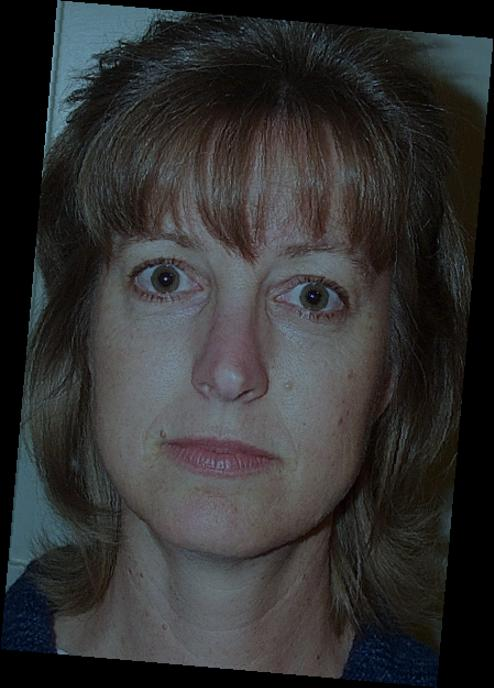
%> input picture report/im7_img.jpg, 494 x 688 px
$ octave --eval "result = eyeMap(imread('report/im7_img.jpg'));"   (GNU Octave 9; MATLAB toolbox functions it lacks are replaced by stand-ins)
%> lines starting %> are read from the running program, lines starting %| are printed output that depends on the picture
### normalize.m
function [ out ] = normalize(inp, top, bottom)
%NORMALIZE normalize input args
%   normalize(inp, top)
%   input  - the input value to normalize to [top..bottom]
%   top    - the wanted top value after normalization (default 1)
%   bottom - the wanted bottom value after normalization (default 0)
    % default values
    if nargin == 1
        top = 1;
        bottom = 0;
    elseif nargin == 2
        bottom = 0;
    end

    maxX = max(inp(:));
    minX = min(inp(:));

    % to [0..1]
    out = inp - minX;
    out = out / (maxX - minX);

    % to [bottom..top]
    out = bottom + out * (top - bottom);
end

### eyeMap.m
%Assuming that img is an image which has been converted to YCBCR-colors
function [eyeMap] = eyeMap(img)

    Y = im2double(img(:,:,1));
    Cb = im2double(img(:,:,2));
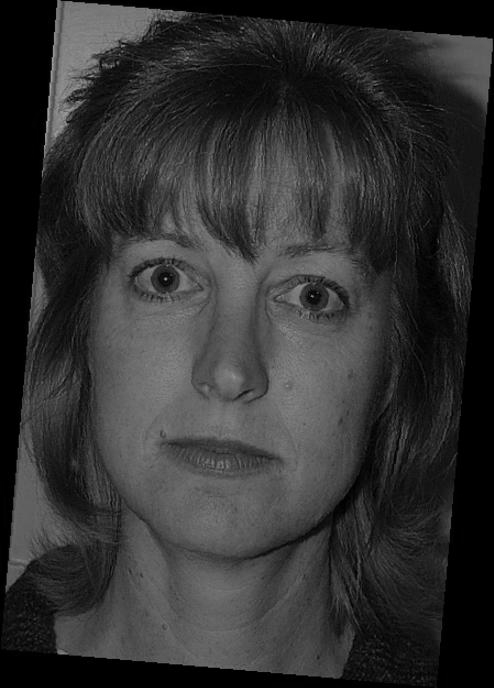
%> Cb: size 688x494 double; min 0, max 0.659, mean 0.194
    Cr = im2double(img(:,:,3));


    Cbsqr = normalize(Cb.^2, 255);
%> in normalize, `maxX = max(inp(:));`: maxX = 0.434
%> in normalize, `minX = min(inp(:));`: minX = 0
    CbNegsqr = normalize(255-(Cr.^2), 255);
%> call 2 of normalize, with top = 255
%> in normalize (call 2), `maxX = max(inp(:));`: maxX = 255
%> in normalize (call 2), `minX = min(inp(:));`: minX = 254.5
%> in normalize (call 2), `out = out / (maxX - minX);`:
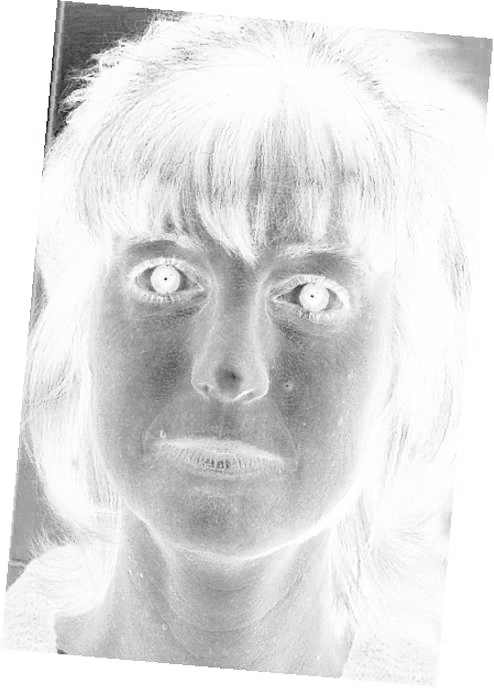
%> out: size 688x494 double; min 0, max 1, mean 0.876
    % CbNegsqr = 255*CbNegsqr/max(max(CbNegsqr));
    CbCr = normalize(Cb./Cr, 255);
%> call 3 of normalize, with top = 255
%> in normalize (call 3), `maxX = max(inp(:));`: maxX = Inf
%> in normalize (call 3), `minX = min(inp(:));`: minX = 0
%> in normalize (call 3), `out = inp - minX;`:
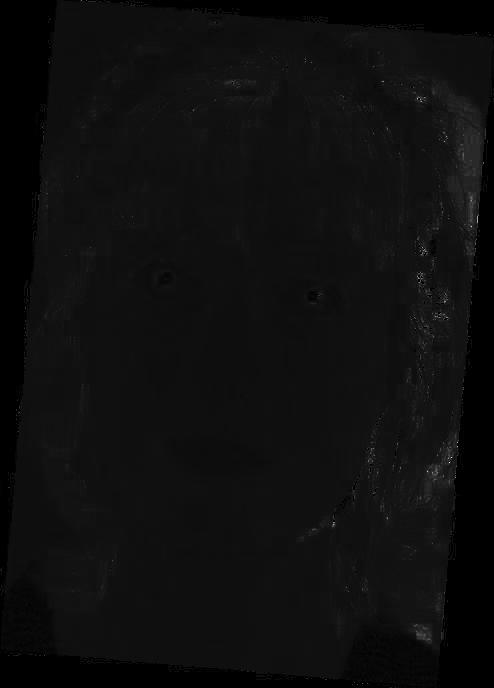
%> out: size 688x494 double; 14.22% of the values are NaN or infinite; the others: min 0, max 16, mean 1.07; drawn with min black, max white, NaN and infinite black
%> in normalize (call 3), `out = out / (maxX - minX);`: out: size 688x494 double; 14.22% of the values are NaN or infinite; the others: min 0, max 0, mean 0
    % CbCr = 255*CbCr/max(max(CbCr));

    %According to formula 1 in "Face Detection in Color Images"
    eyeMapC =  (1/3) * (Cbsqr+CbNegsqr +CbCr);
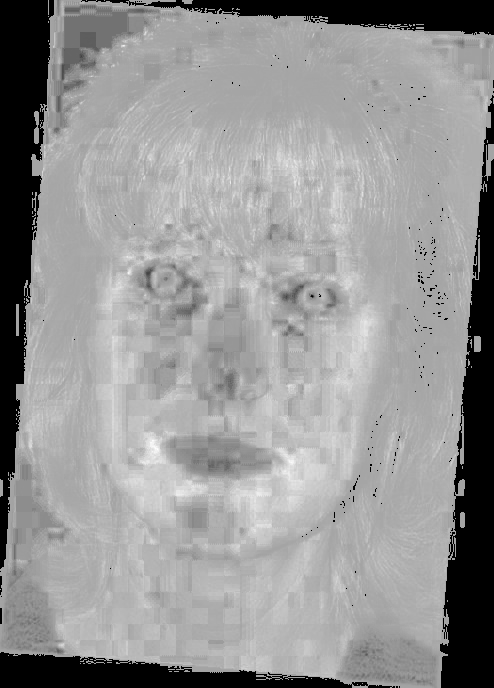
%> eyeMapC: size 688x494 double; 14.22% of the values are NaN or infinite; the others: min 66.35, max 95.26, mean 86.08; drawn with min black, max white, NaN and infinite black

    %Requires Image Processing Toolbox.
    %Creates a Morphological structuring element, namely a disk which
    %we can use for erision/dilation. 4 is the radius.diskSize = 10;
    diskSize = 8;
    kernel = strel('disk', diskSize);
    NOMINATOR = imdilate(Y, kernel);
    DENOMINATOR = imerode(Y, kernel);
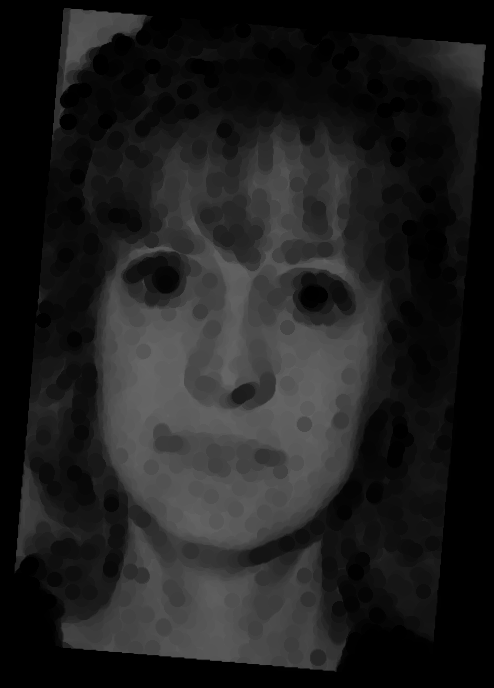
%> DENOMINATOR: size 688x494 double; min 0, max 0.404, mean 0.123
    eyeMapL = NOMINATOR./(DENOMINATOR+1);
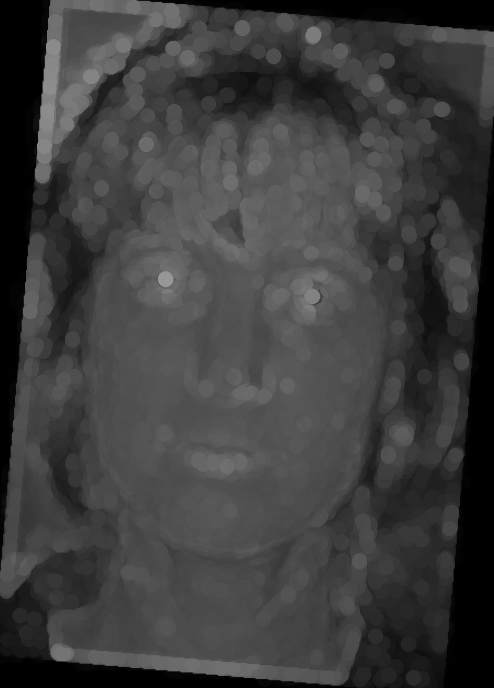
%> eyeMapL: size 688x494 double; min 0, max 0.595, mean 0.241

    %Return value
    eyeMap = eyeMapL.*eyeMapC;
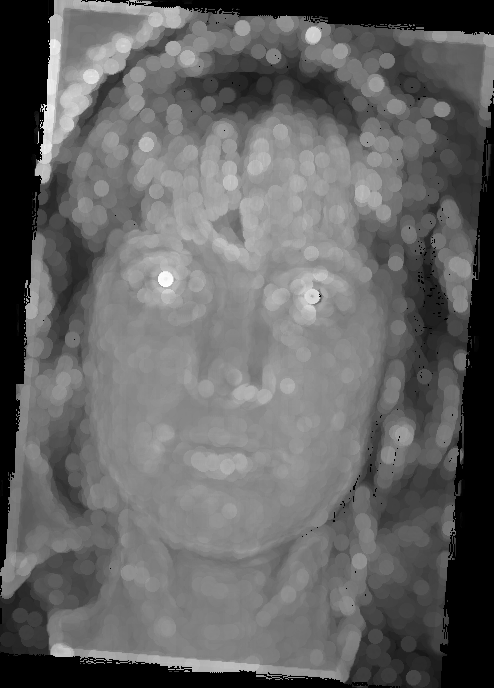
%> eyeMap: size 688x494 double; 14.22% of the values are NaN or infinite; the others: min 0, max 51.06, mean 23.56; drawn with min black, max white, NaN and infinite black

end

$ run again, on report/im9_img.jpg
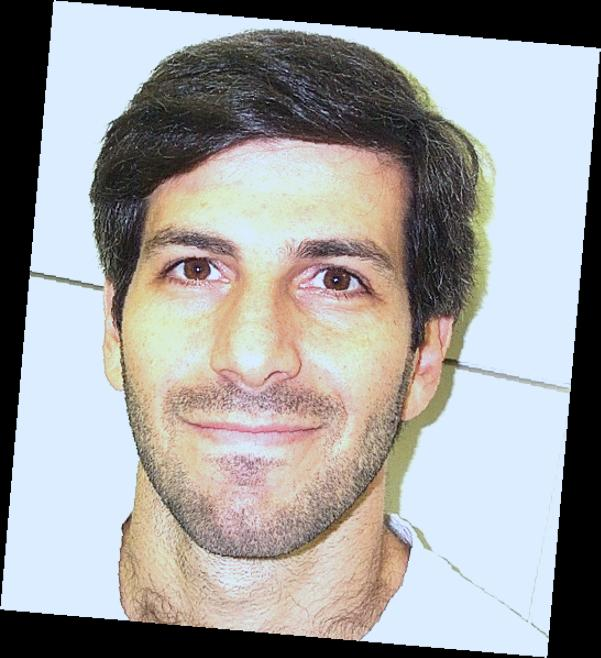
%> input picture report/im9_img.jpg, 601 x 658 px
%> maxX = 1
%> minX = 0
%> maxX = 255
%> minX = 254
%> in normalize (call 2), `out = inp - minX;`:
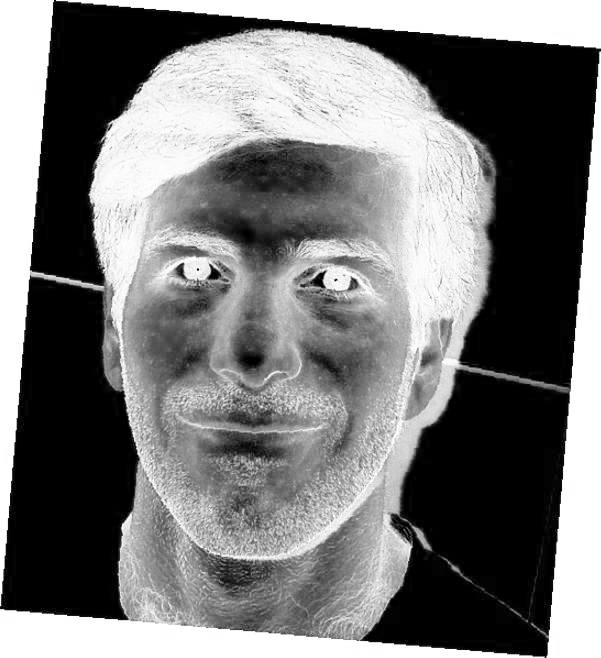
%> out: size 658x601 double; min 0, max 1, mean 0.476
%> in eyeMap, `eyeMap = eyeMapL.*eyeMapC;`:
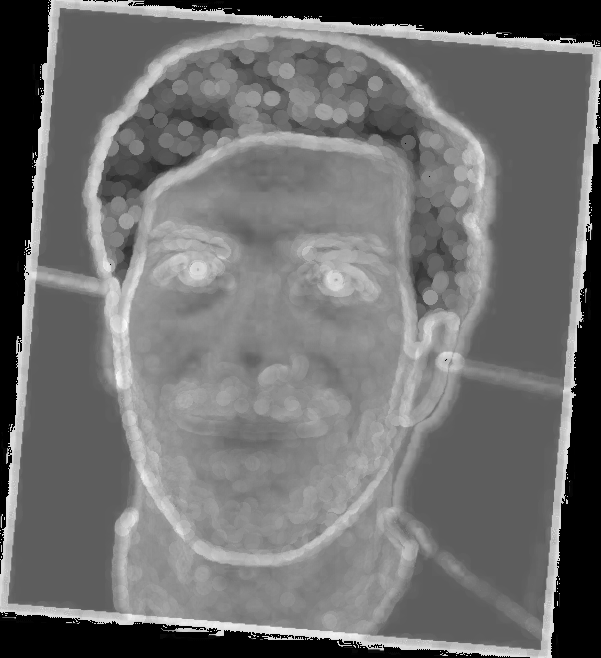
%> eyeMap: size 658x601 double; 12.74% of the values are NaN or infinite; the others: min 0, max 92.75, mean 46.7; drawn with min black, max white, NaN and infinite black
